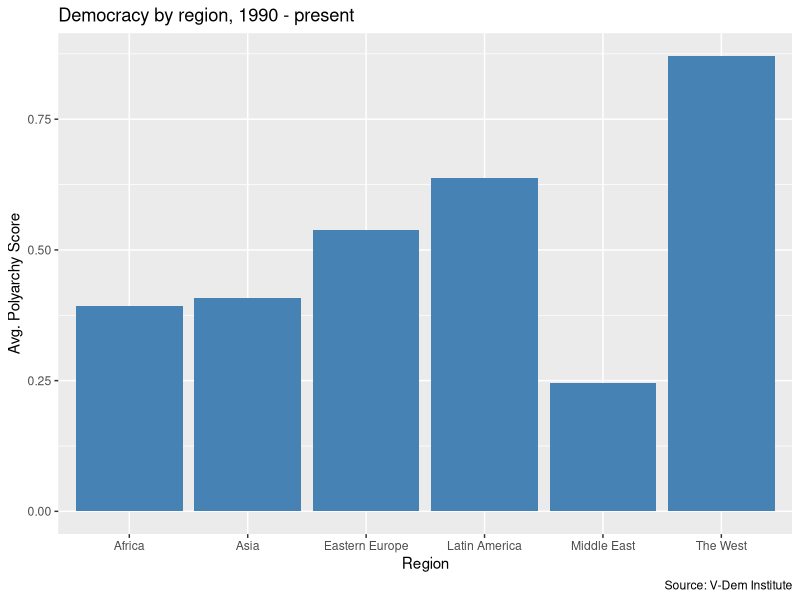
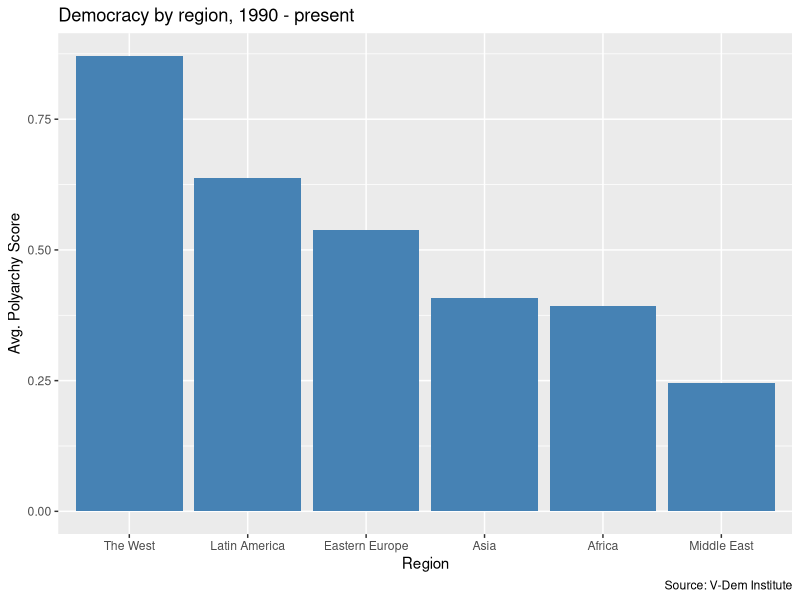
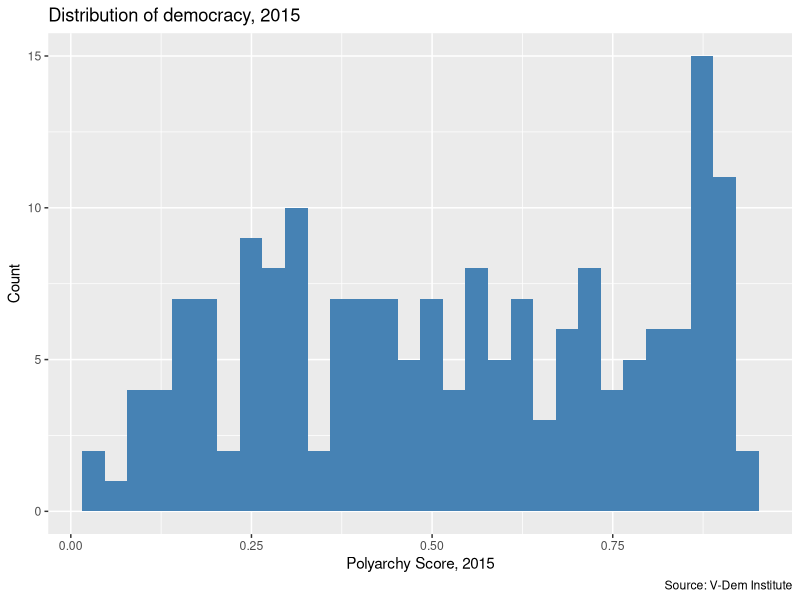

Write the R code that produced these figures, in order.
## ---- chunk 1
#| label: setup
library(readr)
library(dplyr)
library(ggplot2)
## ---- chunk 2
#| label: barchart
dem_summary <- read_csv("data/dem_summary.csv")

ggplot(dem_summary, aes(x = region, y = polyarchy)) + # ggplot call
  geom_col(fill = "steelblue") + # we use geom_col() for a a bar chart
  labs(
    x = "Region", 
    y = "Avg. Polyarchy Score", 
    title = "Democracy by region, 1990 - present", 
    caption = "Source: V-Dem Institute"
    )
## ---- chunk 3
#| label: reorder

library(forcats)

ggplot(dem_summary, aes(x = fct_reorder(region, -polyarchy), y = polyarchy)) +
  geom_col(fill = "steelblue") + 
  labs(
    x = "Region", 
    y = "Avg. Polyarchy Score", 
    title = "Democracy by region, 1990 - present", 
    caption = "Source: V-Dem Institute"
    )
## ---- chunk 4
#| label: histogram
dem_women_2015 <- read_csv("data/dem_women.csv") |> 
  filter(year == 2015) 

ggplot(dem_women_2015, aes(x = polyarchy)) + # only specify x for histogram
  geom_histogram(fill = "steelblue") + # geom is a histogram
  labs(
    x = "Polyarchy Score, 2015", 
    y = "Count",
    title = "Distribution of democracy, 2015", 
    caption = "Source: V-Dem Institute"
    )
